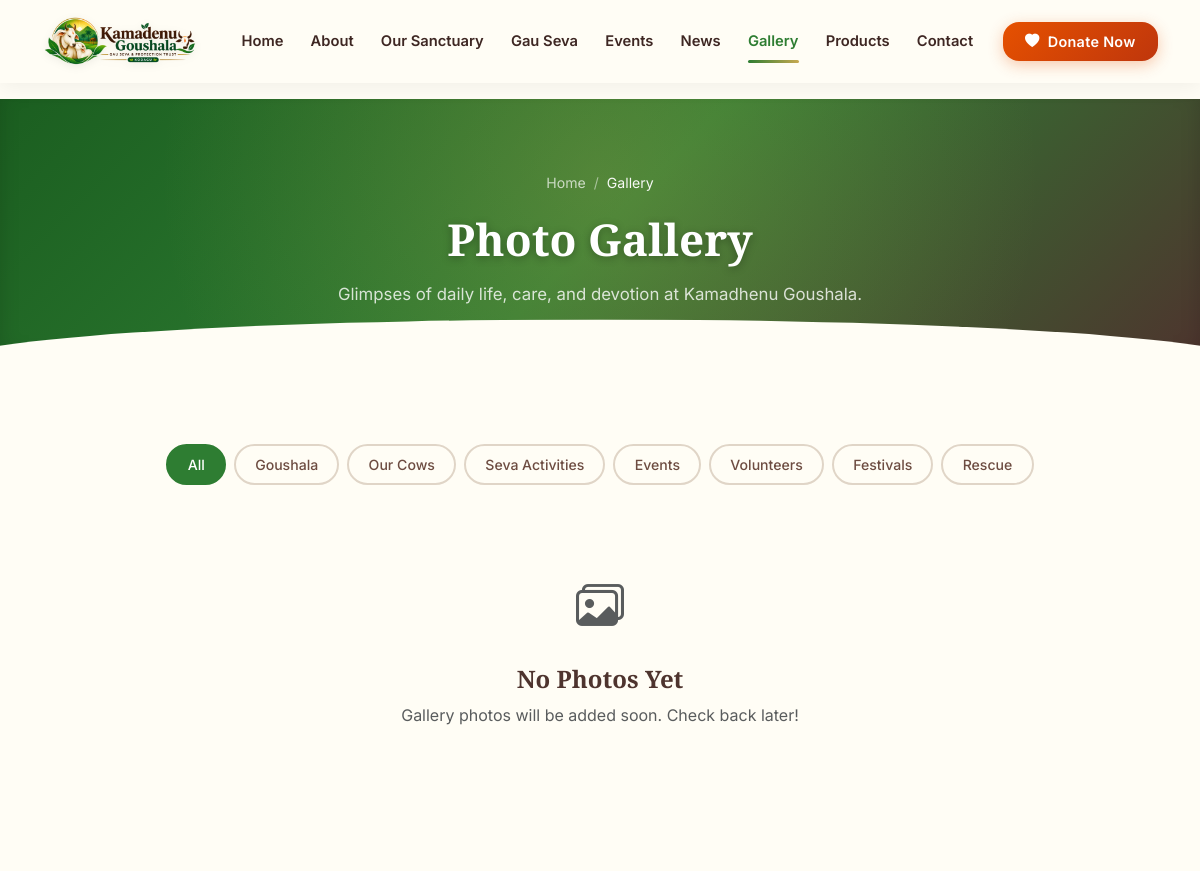
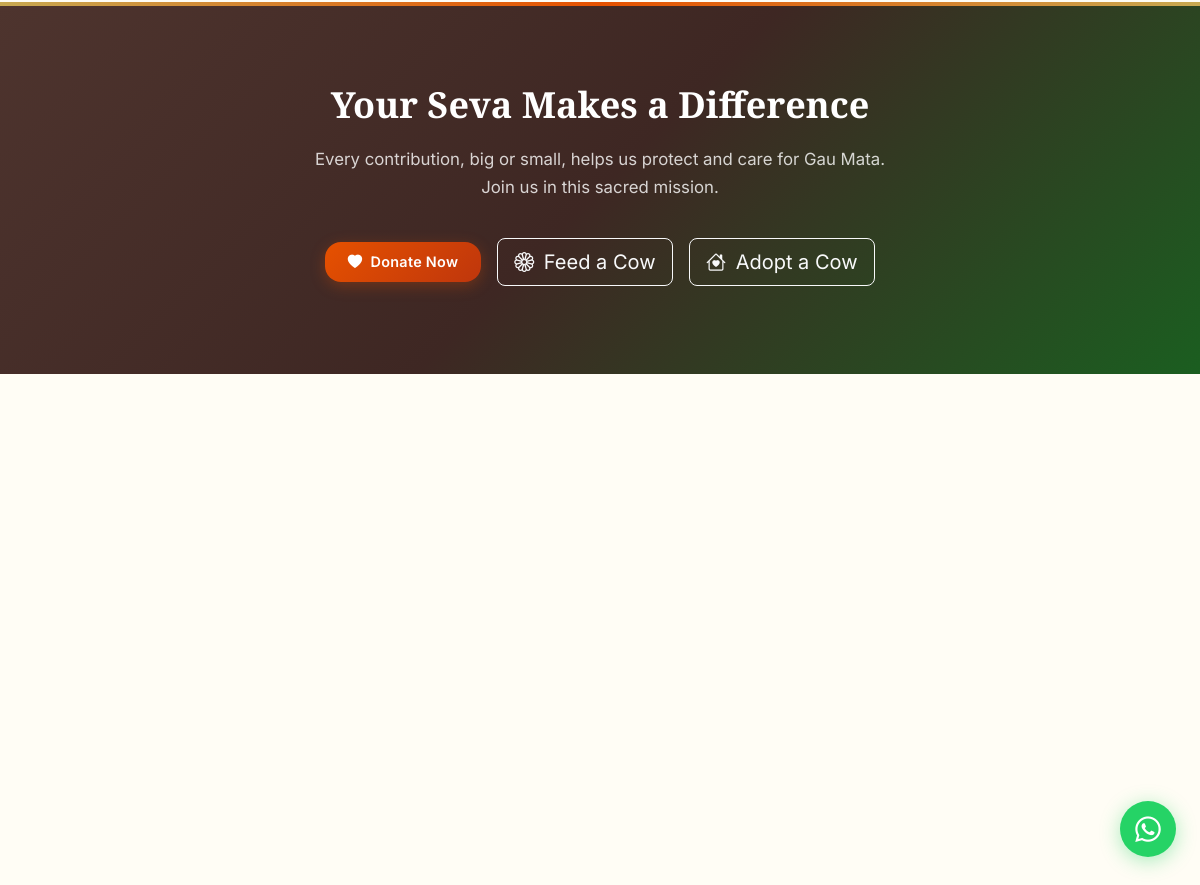
/gallery.php, run on the app's committed database (2 pictures, top to bottom).
### tables this page shows
CREATE TABLE `gallery_categories` (
    `id` INT UNSIGNED AUTO_INCREMENT PRIMARY KEY,
    `name` VARCHAR(100) NOT NULL,
    `slug` VARCHAR(120) NOT NULL UNIQUE,
    `sort_order` INT NOT NULL DEFAULT 0,
    `is_active` TINYINT(1) NOT NULL DEFAULT 1,
    `created_at` DATETIME NOT NULL DEFAULT CURRENT_TIMESTAMP
);

### includes/functions.php (called while the page is built, shortened)
<?php
function e(?string $value): string {
    return htmlspecialchars((string)$value, ENT_QUOTES | ENT_HTML5, 'UTF-8');
}
function dbFetchAll(string $sql, array $params = []): array {
    try {
        $db = getDB();
        $stmt = $db->prepare($sql);
        $stmt->execute($params);
        return $stmt->fetchAll();
    } catch (PDOException $e) {
        error_log('DB Query Error: ' . $e->getMessage());
        return [];
    }
}
function getParam(string $key, string $default = '', string $method = 'GET'): string {
    $source = $method === 'POST' ? $_POST : $_GET;
    $value = $source[$key] ?? $default;
    return trim((string)$value);
}

### gallery.php (the view, shortened to what this page needs)
<?php
$categories = dbFetchAll("SELECT * FROM gallery_categories WHERE is_active = 1 ORDER BY sort_order ASC");
$activeCategory = getParam('category', 'all');
$where = "1=1";
$params = [];
$sql .= " WHERE {$where} ORDER BY sort_order ASC, created_at DESC";
$images = dbFetchAll($sql, $params);
include BASE_PATH . '/includes/header.php';
include BASE_PATH . '/includes/navbar.php';
?>
<section class="page-header">
    <div class="container">
        <nav class="breadcrumb-nav" aria-label="breadcrumb">
            <ol class="breadcrumb">
                <li class="breadcrumb-item"><a href="<?= SITE_URL ?>/">Home</a></li>
                <li class="breadcrumb-item active">Gallery</li>
            </ol>
        </nav>
        <h1>Photo Gallery</h1>
        <p>Glimpses of daily life, care, and devotion at Kamadhenu Goushala.</p>
    </div>
</section>
<section class="section">
    <div class="container">
        <div class="gallery-filter">
            <a href="<?= SITE_URL ?>/gallery.php" class="filter-btn <?= $activeCategory === 'all' ? 'active' : '' ?>">All</a>
            <?php foreach ($categories as $cat): ?>
            <a href="<?= SITE_URL ?>/gallery.php?category=<?= e($cat['slug']) ?>"
               class="filter-btn <?= $activeCategory === $cat['slug'] ? 'active' : '' ?>"><?= e($cat['name']) ?></a>
            <?php endforeach; ?>
        </div>
        <?php if (empty($images)): ?>
        <div class="text-center py-5">
            <i class="bi bi-images text-muted" style="font-size: 3rem;"></i>
            <h3 class="mt-3">No Photos Yet</h3>
            <p class="text-muted">Gallery photos will be added soon. Check back later!</p>
        </div>
        <?php endif; ?>
    </div>
</section>
<?php include BASE_PATH . '/includes/footer.php'; ?>

### assets/css/style.css (style rules this page uses)
:root { --clr-primary: #2E7D32; --clr-primary-dark: #1B5E20; --clr-primary-light: #E8F5E9; --clr-primary-rgb: 46, 125, 50; --clr-saffron: #E65100; --clr-saffron-light: #FFF3E0; --clr-saffron-rgb: 230, 81, 0; --clr-gold: #C8A951; --clr-gold-light: #FFF8E1; --clr-cream: #FFFDF5; --clr-warm-bg: #FFF8E8; --clr-brown: #4E342E; --clr-brown-light: #6D4C41; --clr-text: #3E2723; --clr-text-light: #6D4C41; --clr-text-muted: #8D6E63; --clr-white: #FFFFFF; --clr-border: #E0D5C7; --clr-border-light: #F0EAE0; --clr-success: #2E7D32; --clr-danger: #C62828; --clr-warning: #F57F17; --clr-info: #0277BD; --font-heading: 'Playfair Display', Georgia, 'Times New Roman', serif; --font-body: 'Inter', -apple-system, BlinkMacSystemFont, 'Segoe UI', Roboto, sans-serif; --section-padding: 5rem 0; --section-padding-sm: 3rem 0; --radius-sm: 0.5rem; --radius-md: 0.75rem; --radius-lg: 1rem; --radius-xl: 1.5rem; --radius-full: 50%; --shadow-sm: 0 1px 3px rgba(0,0,0,0.08); --shadow-md: 0 4px 12px rgba(0,0,0,0.1); --shadow-lg: 0 8px 30px rgba(0,0,0,0.12); --shadow-xl: 0 12px 40px rgba(0,0,0,0.15); --shadow-card: 0 2px 12px rgba(78, 52, 46, 0.08); --shadow-card-hover: 0 8px 30px rgba(78, 52, 46, 0.15); --transition-fast: 0.2s ease; --transition-base: 0.3s ease; --transition-slow: 0.5s ease; --navbar-height: 72px; }
*, *::before, *::after { box-sizing: border-box; }
html { scroll-behavior: smooth; scroll-padding-top: calc(var(--navbar-height) + 1rem); }
body { font-family: var(--font-body); color: var(--clr-text); background-color: var(--clr-cream); line-height: 1.7; -webkit-font-smoothing: antialiased; -moz-osx-font-smoothing: grayscale; overflow-x: hidden; }
h1, h2, h3, h4, h5, h6 { font-family: var(--font-heading); color: var(--clr-brown); font-weight: 600; line-height: 1.3; }
h1 { font-size: 2.75rem; }
h3 { font-size: 1.5rem; }
p { color: var(--clr-text-light); margin-bottom: 1rem; }
a { color: var(--clr-primary); text-decoration: none; transition: color var(--transition-fast); }
.section { padding: var(--section-padding); }
.page-header { background: linear-gradient(135deg, #1B5E20 0%, #2E7D32 50%, #4E342E 100%); padding: 4.5rem 0 3.5rem; text-align: center; position: relative; overflow: hidden; margin-top: 0; box-shadow: inset 0 -10px 20px rgba(0,0,0,0.15); }
.page-header::before { content: ''; position: absolute; inset: 0; background: radial-gradient(circle at 50% 30%, rgba(200, 169, 81, 0.25), transparent 70%); pointer-events: none; }
.page-header::after { content: ''; position: absolute; bottom: 0; left: 0; right: 0; height: 45px; background: var(--clr-cream); clip-path: ellipse(55% 100% at 50% 100%); }
.page-header h1 { color: #FFFFFF; font-size: 2.75rem; font-weight: 700; margin-bottom: 0.75rem; text-shadow: 0 2px 8px rgba(0,0,0,0.3); position: relative; z-index: 2; }
.page-header p { color: rgba(255,255,255,0.9); font-size: 1.1rem; max-width: 650px; margin: 0 auto; position: relative; z-index: 2; }
.page-header p { color: rgba(255,255,255,0.8); font-size: 1.05rem; max-width: 600px; margin: 0 auto; }
.breadcrumb-nav { background: transparent; padding: 0; margin-bottom: 1rem; }
.breadcrumb-nav .breadcrumb { background: transparent; padding: 0; margin: 0; justify-content: center; }
.breadcrumb-nav .breadcrumb-item, .breadcrumb-nav .breadcrumb-item a { color: rgba(255,255,255,0.7); font-size: 0.88rem; }
.breadcrumb-nav .breadcrumb-item.active { color: rgba(255,255,255,0.95); }
.breadcrumb-nav .breadcrumb-item + .breadcrumb-item::before { color: rgba(255,255,255,0.5); }
.gallery-filter { display: flex; flex-wrap: wrap; gap: 0.5rem; justify-content: center; margin-bottom: 2rem; }
.gallery-filter .filter-btn { padding: 0.4rem 1.2rem; border: 2px solid var(--clr-border); border-radius: var(--radius-xl); background: transparent; color: var(--clr-text-light); font-size: 0.88rem; font-weight: 500; cursor: pointer; transition: all var(--transition-fast); }
.gallery-filter .filter-btn:hover, .gallery-filter .filter-btn.active { background: var(--clr-primary); border-color: var(--clr-primary); color: white; }

### assets/css/animations.css (style rules this page uses)
body { animation: pageEntrance 0.5s ease-out forwards; }
.page-header .breadcrumb-nav { animation: headerBreadcrumb 0.5s ease-out 0.2s both; }
.page-header h1 { animation: headerTitleIn 0.6s cubic-bezier(0.25, 0.46, 0.45, 0.94) 0.35s both; }
.page-header p { animation: headerTitleIn 0.6s cubic-bezier(0.25, 0.46, 0.45, 0.94) 0.5s both; }
.footer-links a, .breadcrumb a { position: relative; display: inline-block; }

### data on the page
gallery_categories: name "Goushala"
gallery_categories: name "Our Cows"
gallery_categories: name "Seva Activities"
gallery_categories: name "Events"
gallery_categories: name "Volunteers"
gallery_categories: name "Festivals"
gallery_categories: name "Rescue"
